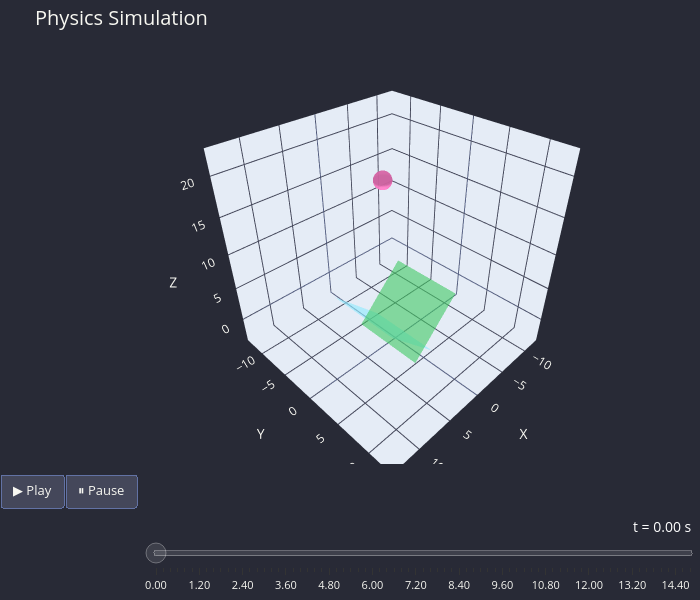

The code cell stored with this chart in its notebook:
### Code cell
objectPlot.animate_objects(stride=200)

### Figure 1 — Plotly figure (JSON) as saved in the notebook; plotly's stock layout.template omitted (floating-point values rounded to 4 significant figures; data arrays with more than 128 entries replaced by an {"elided": "..."} marker saying what was removed)
{"data": [{"colorscale": [[0, "#ff79c6"], [1, "#ff79c6"]], "name": "Bouncing Ball", "opacity": 0.8, "showscale": false, "type": "surface", "x": {"elided": "60x60 float values"}, "y": {"elided": "60x60 float values"}, "z": {"elided": "60x60 float values"}}, {"colorscale": [[0, "#8be9fd"], [1, "#8be9fd"]], "name": "Ground 1", "opacity": 0.6, "showscale": false, "type": "surface", "x": [[-1.536, 5.536], [-1.536, 5.536]], "y": [[-5.0, -5.0], [5.0, 5.0]], "z": [[-3.536, 3.536], [-3.536, 3.536]]}, {"colorscale": [[0, "#50fa7b"], [1, "#50fa7b"]], "name": "Ground 2", "opacity": 0.6, "showscale": false, "type": "surface", "x": [[-5.536, 1.536], [-5.536, 1.536]], "y": [[-5.0, -5.0], [5.0, 5.0]], "z": [[3.536, -3.536], [3.536, -3.536]]}], "layout": {"font": {"color": "#f8f8f2"}, "height": 600, "legend": {"bgcolor": "#44475a", "bordercolor": "#6272a4", "borderwidth": 1}, "margin": {"b": 0, "l": 0, "r": 0, "t": 50}, "paper_bgcolor": "#282a36", "plot_bgcolor": "#282a36", "scene": {"aspectmode": "cube", "bgcolor": "#282a36", "xaxis": {"gridcolor": "#44475a", "range": [-12.74, 14.04], "title": {"text": "X"}, "zerolinecolor": "#6272a4"}, "yaxis": {"gridcolor": "#44475a", "range": [-13.39, 13.39], "title": {"text": "Y"}, "zerolinecolor": "#6272a4"}, "zaxis": {"gridcolor": "#44475a", "range": [-3.69, 23.09], "title": {"text": "Z"}, "zerolinecolor": "#6272a4"}}, "sliders": [{"activebgcolor": "rgba(255,255,255,0.4)", "bgcolor": "rgba(255,255,255,0.1)", "bordercolor": "rgba(255,255,255,0.3)", "currentvalue": {"font": {"color": "white", "size": 14}, "prefix": "t = ", "suffix": " s", "visible": true, "xanchor": "right"}, "font": {"color": "#f8f8f2", "size": 11}, "len": 0.9, "pad": {"b": 10, "t": 50}, "steps": [{"args": [["0"], {"frame": {"duration": 0, "redraw": true}, "mode": "immediate", "transition": {"duration": 0}}], "label": "0.00", "method": "animate"}, {"args": [["200"], {"frame": {"duration": 0, "redraw": true}, "mode": "immediate", "transition": {"duration": 0}}], "label": "0.20", "method": "animate"}, {"args": [["400"], {"frame": {"duration": 0, "redraw": true}, "mode": "immediate", "transition": {"duration": 0}}], "label": "0.40", "method": "animate"}, {"args": [["600"], {"frame": {"duration": 0, "redraw": true}, "mode": "immediate", "transition": {"duration": 0}}], "label": "0.60", "method": "animate"}, {"args": [["800"], {"frame": {"duration": 0, "redraw": true}, "mode": "immediate", "transition": {"duration": 0}}], "label": "0.80", "method": "animate"}, {"args": [["1000"], {"frame": {"duration": 0, "redraw": true}, "mode": "immediate", "transition": {"duration": 0}}], "label": "1.00", "method": "animate"}, {"args": [["1200"], {"frame": {"duration": 0, "redraw": true}, "mode": "immediate", "transition": {"duration": 0}}], "label": "1.20", "method": "animate"}, {"args": [["1400"], {"frame": {"duration": 0, "redraw": true}, "mode": "immediate", "transition": {"duration": 0}}], "label": "1.40", "method": "animate"}, {"args": [["1600"], {"frame": {"duration": 0, "redraw": true}, "mode": "immediate", "transition": {"duration": 0}}], "label": "1.60", "method": "animate"}, {"args": [["1800"], {"frame": {"duration": 0, "redraw": true}, "mode": "immediate", "transition": {"duration": 0}}], "label": "1.80", "method": "animate"}, {"args": [["2000"], {"frame": {"duration": 0, "redraw": true}, "mode": "immediate", "transition": {"duration": 0}}], "label": "2.00", "method": "animate"}, {"args": [["2200"], {"frame": {"duration": 0, "redraw": true}, "mode": "immediate", "transition": {"duration": 0}}], "label": "2.20", "method": "animate"}, {"args": [["2400"], {"frame": {"duration": 0, "redraw": true}, "mode": "immediate", "transition": {"duration": 0}}], "label": "2.40", "method": "animate"}, {"args": [["2600"], {"frame": {"duration": 0, "redraw": true}, "mode": "immediate", "transition": {"duration": 0}}], "label": "2.60", "method": "animate"}, {"args": [["2800"], {"frame": {"duration": 0, "redraw": true}, "mode": "immediate", "transition": {"duration": 0}}], "label": "2.80", "method": "animate"}, {"args": [["3000"], {"frame": {"duration": 0, "redraw": true}, "mode": "immediate", "transition": {"duration": 0}}], "label": "3.00", "method": "animate"}, {"args": [["3200"], {"frame": {"duration": 0, "redraw": true}, "mode": "immediate", "transition": {"duration": 0}}], "label": "3.20", "method": "animate"}, {"args": [["3400"], {"frame": {"duration": 0, "redraw": true}, "mode": "immediate", "transition": {"duration": 0}}], "label": "3.40", "method": "animate"}, {"args": [["3600"], {"frame": {"duration": 0, "redraw": true}, "mode": "immediate", "transition": {"duration": 0}}], "label": "3.60", "method": "animate"}, {"args": [["3800"], {"frame": {"duration": 0, "redraw": true}, "mode": "immediate", "transition": {"duration": 0}}], "label": "3.80", "method": "animate"}, {"args": [["4000"], {"frame": {"duration": 0, "redraw": true}, "mode": "immediate", "transition": {"duration": 0}}], "label": "4.00", "method": "animate"}, {"args": [["4200"], {"frame": {"duration": 0, "redraw": true}, "mode": "immediate", "transition": {"duration": 0}}], "label": "4.20", "method": "animate"}, {"args": [["4400"], {"frame": {"duration": 0, "redraw": true}, "mode": "immediate", "transition": {"duration": 0}}], "label": "4.40", "method": "animate"}, {"args": [["4600"], {"frame": {"duration": 0, "redraw": true}, "mode": "immediate", "transition": {"duration": 0}}], "label": "4.60", "method": "animate"}, {"args": [["4800"], {"frame": {"duration": 0, "redraw": true}, "mode": "immediate", "transition": {"duration": 0}}], "label": "4.80", "method": "animate"}, {"args": [["5000"], {"frame": {"duration": 0, "redraw": true}, "mode": "immediate", "transition": {"duration": 0}}], "label": "5.00", "method": "animate"}, {"args": [["5200"], {"frame": {"duration": 0, "redraw": true}, "mode": "immediate", "transition": {"duration": 0}}], "label": "5.20", "method": "animate"}, {"args": [["5400"], {"frame": {"duration": 0, "redraw": true}, "mode": "immediate", "transition": {"duration": 0}}], "label": "5.40", "method": "animate"}, {"args": [["5600"], {"frame": {"duration": 0, "redraw": true}, "mode": "immediate", "transition": {"duration": 0}}], "label": "5.60", "method": "animate"}, {"args": [["5800"], {"frame": {"duration": 0, "redraw": true}, "mode": "immediate", "transition": {"duration": 0}}], "label": "5.80", "method": "animate"}, {"args": [["6000"], {"frame": {"duration": 0, "redraw": true}, "mode": "immediate", "transition": {"duration": 0}}], "label": "6.00", "method": "animate"}, {"args": [["6200"], {"frame": {"duration": 0, "redraw": true}, "mode": "immediate", "transition": {"duration": 0}}], "label": "6.20", "method": "animate"}, {"args": [["6400"], {"frame": {"duration": 0, "redraw": true}, "mode": "immediate", "transition": {"duration": 0}}], "label": "6.40", "method": "animate"}, {"args": [["6600"], {"frame": {"duration": 0, "redraw": true}, "mode": "immediate", "transition": {"duration": 0}}], "label": "6.60", "method": "animate"}, {"args": [["6800"], {"frame": {"duration": 0, "redraw": true}, "mode": "immediate", "transition": {"duration": 0}}], "label": "6.80", "method": "animate"}, {"args": [["7000"], {"frame": {"duration": 0, "redraw": true}, "mode": "immediate", "transition": {"duration": 0}}], "label": "7.00", "method": "animate"}, {"args": [["7200"], {"frame": {"duration": 0, "redraw": true}, "mode": "immediate", "transition": {"duration": 0}}], "label": "7.20", "method": "animate"}, {"args": [["7400"], {"frame": {"duration": 0, "redraw": true}, "mode": "immediate", "transition": {"duration": 0}}], "label": "7.40", "method": "animate"}, {"args": [["7600"], {"frame": {"duration": 0, "redraw": true}, "mode": "immediate", "transition": {"duration": 0}}], "label": "7.60", "method": "animate"}, {"args": [["7800"], {"frame": {"duration": 0, "redraw": true}, "mode": "immediate", "transition": {"duration": 0}}], "label": "7.80", "method": "animate"}, {"args": [["8000"], {"frame": {"duration": 0, "redraw": true}, "mode": "immediate", "transition": {"duration": 0}}], "label": "8.00", "method": "animate"}, {"args": [["8200"], {"frame": {"duration": 0, "redraw": true}, "mode": "immediate", "transition": {"duration": 0}}], "label": "8.20", "method": "animate"}, {"args": [["8400"], {"frame": {"duration": 0, "redraw": true}, "mode": "immediate", "transition": {"duration": 0}}], "label": "8.40", "method": "animate"}, {"args": [["8600"], {"frame": {"duration": 0, "redraw": true}, "mode": "immediate", "transition": {"duration": 0}}], "label": "8.60", "method": "animate"}, {"args": [["8800"], {"frame": {"duration": 0, "redraw": true}, "mode": "immediate", "transition": {"duration": 0}}], "label": "8.80", "method": "animate"}, {"args": [["9000"], {"frame": {"duration": 0, "redraw": true}, "mode": "immediate", "transition": {"duration": 0}}], "label": "9.00", "method": "animate"}, {"args": [["9200"], {"frame": {"duration": 0, "redraw": true}, "mode": "immediate", "transition": {"duration": 0}}], "label": "9.20", "method": "animate"}, {"args": [["9400"], {"frame": {"duration": 0, "redraw": true}, "mode": "immediate", "transition": {"duration": 0}}], "label": "9.40", "method": "animate"}, {"args": [["9600"], {"frame": {"duration": 0, "redraw": true}, "mode": "immediate", "transition": {"duration": 0}}], "label": "9.60", "method": "animate"}, {"args": [["9800"], {"frame": {"duration": 0, "redraw": true}, "mode": "immediate", "transition": {"duration": 0}}], "label": "9.80", "method": "animate"}, {"args": [["10000"], {"frame": {"duration": 0, "redraw": true}, "mode": "immediate", "transition": {"duration": 0}}], "label": "10.00", "method": "animate"}, {"args": [["10200"], {"frame": {"duration": 0, "redraw": true}, "mode": "immediate", "transition": {"duration": 0}}], "label": "10.20", "method": "animate"}, {"args": [["10400"], {"frame": {"duration": 0, "redraw": true}, "mode": "immediate", "transition": {"duration": 0}}], "label": "10.40", "method": "animate"}, {"args": [["10600"], {"frame": {"duration": 0, "redraw": true}, "mode": "immediate", "transition": {"duration": 0}}], "label": "10.60", "method": "animate"}, {"args": [["10800"], {"frame": {"duration": 0, "redraw": true}, "mode": "immediate", "transition": {"duration": 0}}], "label": "10.80", "method": "animate"}, {"args": [["11000"], {"frame": {"duration": 0, "redraw": true}, "mode": "immediate", "transition": {"duration": 0}}], "label": "11.00", "method": "animate"}, {"args": [["11200"], {"frame": {"duration": 0, "redraw": true}, "mode": "immediate", "transition": {"duration": 0}}], "label": "11.20", "method": "animate"}, {"args": [["11400"], {"frame": {"duration": 0, "redraw": true}, "mode": "immediate", "transition": {"duration": 0}}], "label": "11.40", "method": "animate"}, {"args": [["11600"], {"frame": {"duration": 0, "redraw": true}, "mode": "immediate", "transition": {"duration": 0}}], "label": "11.60", "method": "animate"}, {"args": [["11800"], {"frame": {"duration": 0, "redraw": true}, "mode": "immediate", "transition": {"duration": 0}}], "label": "11.80", "method": "animate"}, {"args": [["12000"], {"frame": {"duration": 0, "redraw": true}, "mode": "immediate", "transition": {"duration": 0}}], "label": "12.00", "method": "animate"}, {"args": [["12200"], {"frame": {"duration": 0, "redraw": true}, "mode": "immediate", "transition": {"duration": 0}}], "label": "12.20", "method": "animate"}, {"args": [["12400"], {"frame": {"duration": 0, "redraw": true}, "mode": "immediate", "transition": {"duration": 0}}], "label": "12.40", "method": "animate"}, {"args": [["12600"], {"frame": {"duration": 0, "redraw": true}, "mode": "immediate", "transition": {"duration": 0}}], "label": "12.60", "method": "animate"}, {"args": [["12800"], {"frame": {"duration": 0, "redraw": true}, "mode": "immediate", "transition": {"duration": 0}}], "label": "12.80", "method": "animate"}, {"args": [["13000"], {"frame": {"duration": 0, "redraw": true}, "mode": "immediate", "transition": {"duration": 0}}], "label": "13.00", "method": "animate"}, {"args": [["13200"], {"frame": {"duration": 0, "redraw": true}, "mode": "immediate", "transition": {"duration": 0}}], "label": "13.20", "method": "animate"}, {"args": [["13400"], {"frame": {"duration": 0, "redraw": true}, "mode": "immediate", "transition": {"duration": 0}}], "label": "13.40", "method": "animate"}, {"args": [["13600"], {"frame": {"duration": 0, "redraw": true}, "mode": "immediate", "transition": {"duration": 0}}], "label": "13.60", "method": "animate"}, {"args": [["13800"], {"frame": {"duration": 0, "redraw": true}, "mode": "immediate", "transition": {"duration": 0}}], "label": "13.80", "method": "animate"}, {"args": [["14000"], {"frame": {"duration": 0, "redraw": true}, "mode": "immediate", "transition": {"duration": 0}}], "label": "14.00", "method": "animate"}, {"args": [["14200"], {"frame": {"duration": 0, "redraw": true}, "mode": "immediate", "transition": {"duration": 0}}], "label": "14.20", "method": "animate"}, {"args": [["14400"], {"frame": {"duration": 0, "redraw": true}, "mode": "immediate", "transition": {"duration": 0}}], "label": "14.40", "method": "animate"}, {"args": [["14600"], {"frame": {"duration": 0, "redraw": true}, "mode": "immediate", "transition": {"duration": 0}}], "label": "14.60", "method": "animate"}, {"args": [["14800"], {"frame": {"duration": 0, "redraw": true}, "mode": "immediate", "transition": {"duration": 0}}], "label": "14.80", "method": "animate"}], "x": 0.1, "xanchor": "left", "y": 0, "yanchor": "top"}], "title": {"font": {"color": "#f8f8f2", "size": 20}, "text": "Physics Simulation"}, "updatemenus": [{"bgcolor": "#44475a", "bordercolor": "#6272a4", "buttons": [{"args": [null, {"frame": {"duration": 33, "redraw": true}, "fromcurrent": true, "mode": "immediate"}], "label": "▶ Play", "method": "animate"}, {"args": [[null], {"frame": {"duration": 0, "redraw": false}, "mode": "immediate"}], "label": "⏸ Pause", "method": "animate"}], "direction": "left", "font": {"color": "#f8f8f2", "size": 13}, "pad": {"r": 10, "t": 10}, "showactive": false, "type": "buttons", "x": 0.1, "xanchor": "right", "y": 0, "yanchor": "top"}], "width": 700}}
